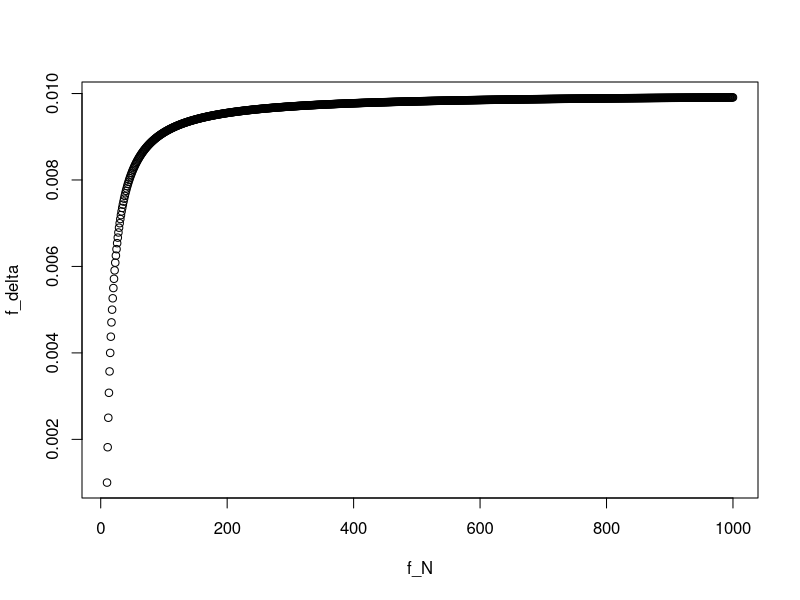

Write the R code that produced this figure. (Note: a time limit stopped this script after it produced the figure.)
## Homework #5

d = 8
sigma = 0.1
delta = 0.008

N = (sigma^2 / (sigma^2 - delta)) * (d+1)
N


f_N = 10:1000

f_delta = sigma^2 * (1 - (d+1)/f_N)

plot(f_N,f_delta)


## Homework 5.5


E_uv = function(u,v) { 
	val = ( u*exp(v) - 2*v*exp(-u) )^2
	return(val)
}

grad_E_uv = function(u,v) {
	dE_du = 2 * (u*exp(v) - 2*v*exp(-u)) * (exp(v) + 2*v*exp(-u))
	dE_dv = 2 * (u*exp(v) - 2*v*exp(-u)) * (u*exp(v) - 2*exp(-u))
	del_E = c(dE_du, dE_dv)
	return(del_E)
}

myW = c(1,1)
nu = 0.1
print(myW)
print(E_uv(myW[1],myW[2]))

for( ii in 1:20 ) {
	del_E = grad_E_uv(myW[1], myW[2])
	myW = myW - nu*del_E
	myE = E_uv(myW[1], myW[2])
	print(ii)
	print(myW)
	print(myE)
}


## Homework 5.7
myW = c(1,1)
nu = 0.1
print(myW)
print(E_uv(myW[1],myW[2]))

for( ii in 1:15 ) {
	del_E = grad_E_uv(myW[1], myW[2])
	myW = myW - nu*(del_E * c(1,0))

	del_E = grad_E_uv(myW[1], myW[2])
	myW = myW - nu*(del_E * c(0,1))

	myE = E_uv(myW[1], myW[2])

	print(ii)
	print(myW)
	print(myE)
}

## Homework 5.8
getRandomHyperplane = function() {
	r = runif(4)*2 - 1	
	x1 = r[1]; y1 = r[2]; x2 = r[3]; y2 = r[4]
	w0 = y1*x2 - x1*y2
	w1 = y2 - y1
	w2 = x1 - x2
	W = matrix(c(w0,w1,w2),3,1)
}


getRandomPoints = function(W,N) {
	df = data.frame( x0=rep(1,N), x1=runif(N)*2-1, x2=runif(N)*2-1 )
	df$y = sign(as.matrix(df) %*% W)
	df
}


plane = getRandomHyperplane()
plane
df = getRandomPoints(plane,100)
df

w_old = matrix(c(1,1,1),3,1)
w_new = matrix(c(1,0,0),3,1)
nu = 0.01
for(ii in 1:2) {
	w_old = w_new
	## permute matrix here
	N = dim(df)[1]
	for(jj in 1:N) {
		y_n = df[jj,"y"] 
		x_n = df[jj,1:3]
		e_n  = (-1 * y_n * x_n) / (1 + exp( y_n * as.matrix(x_n) %*% w_new ) )	
		w_new = w_new - nu * e_n
		w_new = as.matrix(as.numeric(w_new))
	}
	print(w_old)
	print(w_new)
}

## Homework 5.7
epoch_list = c()
eout_list = c()
for(ii in 1:10) {

plane = getRandomHyperplane()
df = getRandomPoints(plane,100)

w_old = matrix(c(1,1,1),3,1)
w_new = matrix(c(1,0,0),3,1)
nu = 0.01
num_epoch = 0
while( sqrt(t(w_new - w_old) %*% (w_new - w_old)) >= 0.01 ) {
	num_epoch = num_epoch + 1
	w_old = w_new
	N = dim(df)[1]
	df = df[sample(N),]
	for(jj in 1:N) {
		y_n = df[jj,"y"] 
		x_n = df[jj,1:3]
		e_n  = (-1 * y_n * x_n) / (1 + exp( y_n * as.matrix(x_n) %*% w_new ) )	
		w_new = w_new - nu * e_n
		w_new = as.matrix(as.numeric(w_new))
	}
	#print(num_epoch)
	#print(w_old)
	#print(w_new)
}
epoch_list = c(epoch_list, num_epoch)
print(ii)
print(num_epoch)

df2 = getRandomPoints(plane,100)
s = as.matrix(df2[,1:3]) %*% w_new
theta_s = exp(s) / (1 + exp(s))
N = dim(df2)[1]
E_out = (1/N) * sum( ( (2*theta_s-1) - df2$y )^2 )
print(E_out)
eout_list = c(eout_list, E_out)
}
summary(epoch_list)
summary(eout_list)

## Additional comment

w0 = W[1]
w1 = W[2]
w2 = W[3]
